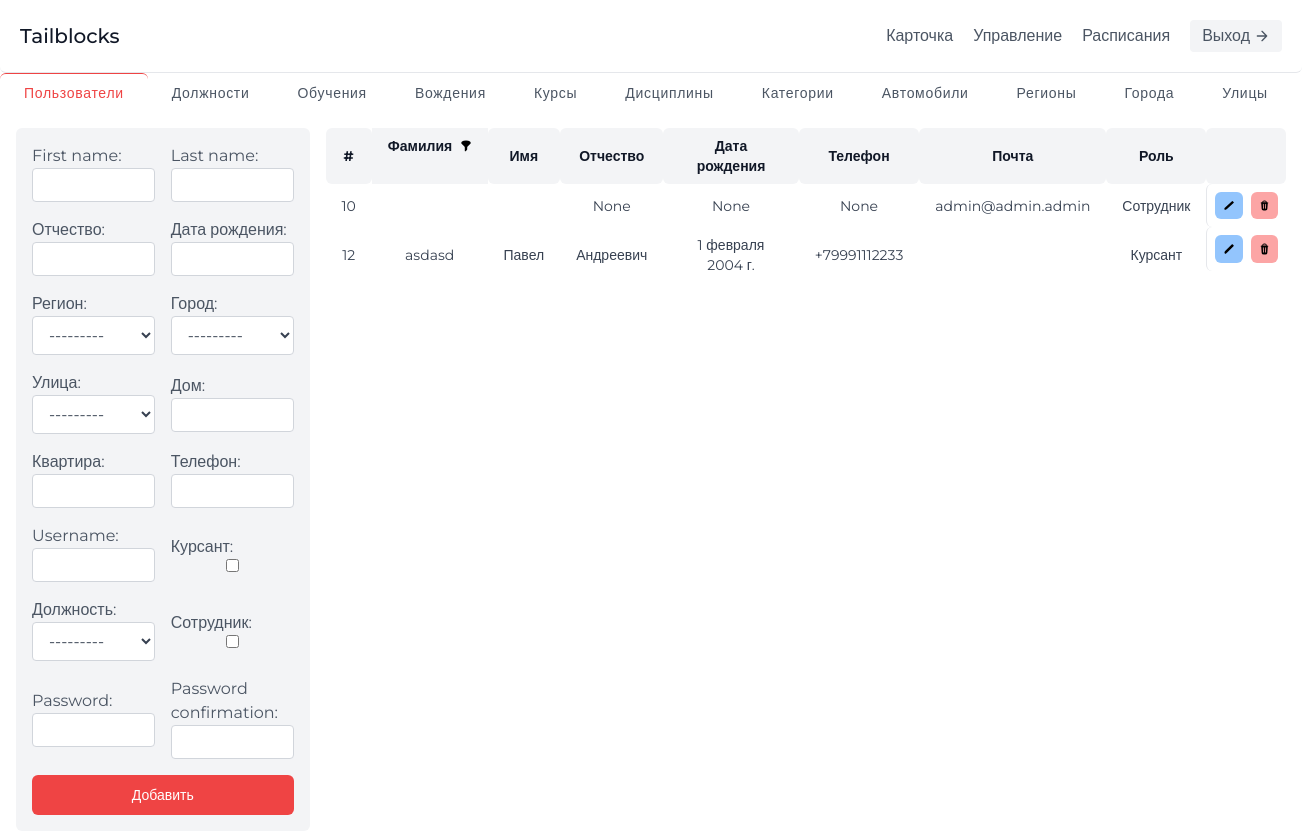
Before: /control/users/ with the older database file.
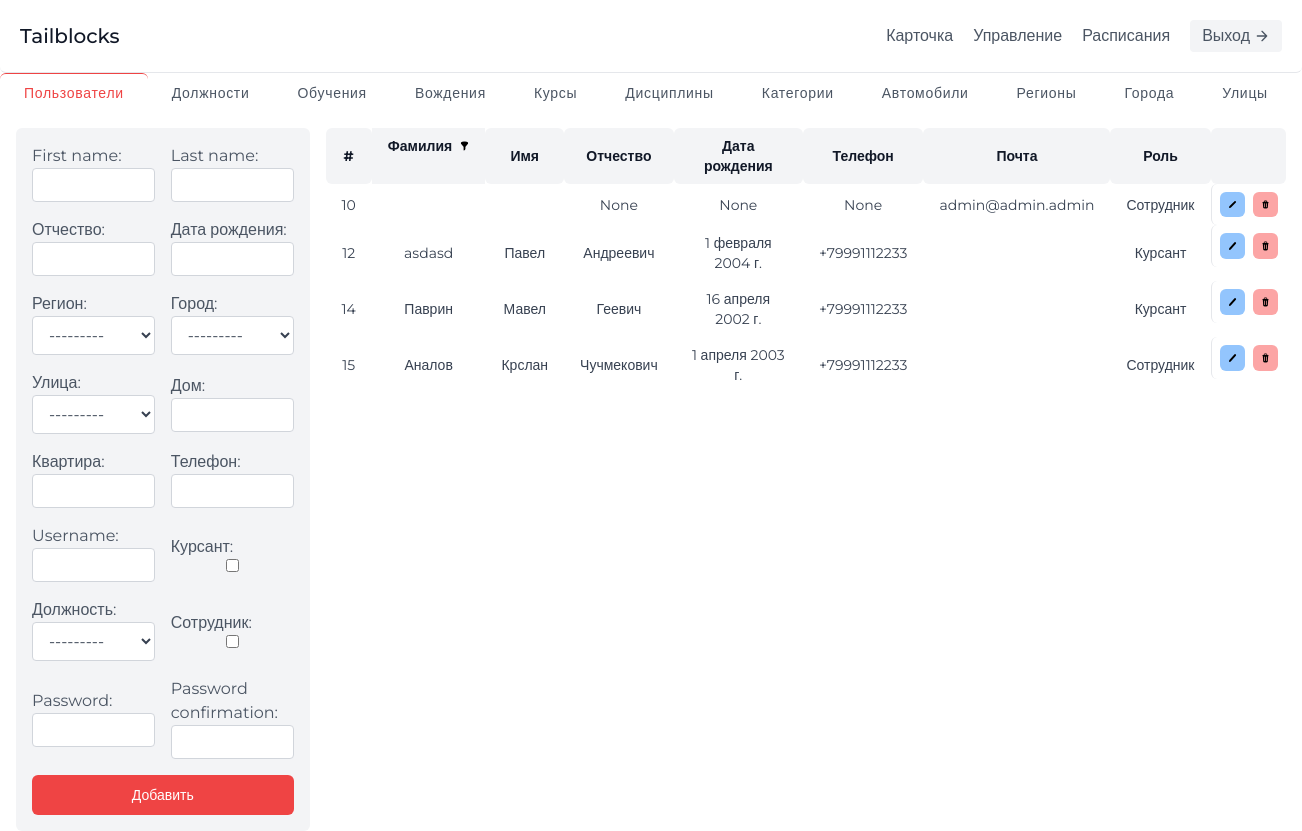
After: the same page with the newer database file.
### app/models.py (models this page shows, shortened)
class User(AbstractUser):
    patronymic = models.CharField(blank=True, null=True, max_length=255, verbose_name='Отчество')
    date_of_birthday = models.DateField(blank=True, null=True, verbose_name='Дата рождения')
    passport_series = models.IntegerField(blank=True, null=True, verbose_name='Серия')
    passport_number = models.IntegerField(blank=True, null=True, verbose_name='Номер')
    date_references = models.DateField(blank=True, null=True, verbose_name='Дата выдачи')
    by_whom = models.CharField(blank=True, null=True, max_length=255, verbose_name='Кем выдан')
    id_region = models.ForeignKey(Region, on_delete=models.CASCADE, blank=True, null=True, verbose_name='Регион')
    id_city = models.ForeignKey(City, on_delete=models.CASCADE, blank=True, null=True, verbose_name='Город')
    id_street = models.ForeignKey(Street, on_delete=models.CASCADE, blank=True, null=True, verbose_name='Улица')
    house = models.CharField(blank=True, null=True, max_length=4, verbose_name='Дом')
    apartment = models.IntegerField(blank=True, null=True, verbose_name='Квартира')
    tel = models.CharField(blank=True, null=True, max_length=12, verbose_name='Телефон')
    status = models.CharField(max_length=255, blank=True, null=True, verbose_name='Статус')
    is_cursant = models.BooleanField(default=False, blank=True, verbose_name='Курсант')
    id_post = models.ForeignKey('Post', on_delete=models.CASCADE, blank=True, null=True, verbose_name='Должность')
    is_worker = models.BooleanField(default=False, blank=True, verbose_name='Сотрудник')
    class Meta:
        verbose_name = 'пользователь'
        verbose_name_plural = 'пользователи'

### app/views.py (the view)
# urls.py: path('control/users/', ControlView.usersControlPage, name='control-users'),
    def usersControlPage(request):
        users = User.objects.all()
        form = WorkerPostUserForm(request.POST)
        return render(request, 'worker/control-users.html', {'users': users, 'form': form})

### app/forms.py
class WorkerPostUserForm(UserCreationForm):
    class Meta:
        model = User
        fields = [
            'first_name', 'last_name', 'patronymic', 'date_of_birthday', 'id_region', 'id_city', 'id_street', 'house', 'apartment', 'tel', 'username',
            'is_cursant', 'id_post', 'is_worker'
        ]

### app/models.py (called while the page is built)
    def __str__(self):
        return self.name

    def __str__(self):
        return self.name

    def __str__(self):
        return self.name

    def __str__(self):
        return self.name

### templates/worker/control-users.html (shortened to what this page needs)
{% extends '../base.html' %} {% load static %} {% block title %} Управление пользователями {% endblock title %} {% block content %} {% block header %}
{% include './includes/header-2.html' %} {% endblock header %}
<main>
	<section class="text-gray-600 flex flex-col body-font">
		<div class="flex items-center mb-4">
			<a
				class="w-auto justify-center border-t text-sm px-6 font-medium inline-flex items-center leading-none border-red-500 text-red-500 tracking-wider py-3"
			>
				Пользователи
			</a>
			<a
				class="px-6 w-auto justify-center text-sm font-medium inline-flex items-center leading-none hover:text-gray-900 hover:bg-gray-100 tracking-wider transition-all ease-in-out py-3"
				href="{% url 'control-posts' %}"
			>
				Должности
			</a>
			<a
				class="px-6 w-auto justify-center text-sm font-medium inline-flex items-center leading-none hover:text-gray-900 hover:bg-gray-100 tracking-wider transition-all ease-in-out py-3"
				href="{% url 'control-trainings' %}"
			>
				Обучения
			</a>
			<a
				class="px-6 w-auto justify-center text-sm font-medium inline-flex items-center leading-none hover:text-gray-900 hover:bg-gray-100 tracking-wider transition-all ease-in-out py-3"
				href="{% url 'control-drivings' %}"
			>
				Вождения
			</a>
			<a
				class="px-6 w-auto justify-center text-sm font-medium inline-flex items-center leading-none hover:text-gray-900 hover:bg-gray-100 tracking-wider transition-all ease-in-out py-3"
				href="{% url 'control-courses' %}"
			>
				Курсы
			</a>
			<a
				class="px-6 w-auto justify-center text-sm font-medium inline-flex items-center leading-none hover:text-gray-900 hover:bg-gray-100 tracking-wider transition-all ease-in-out py-3"
				href="{% url 'control-disciplines' %}"
			>
				Дисциплины
			</a>
			<a
				class="px-6 w-auto justify-center text-sm font-medium inline-flex items-center leading-none hover:text-gray-900 hover:bg-gray-100 tracking-wider transition-all ease-in-out py-3"
				href="{% url 'control-categories' %}"
			>
				Категории
			</a>
			<a
				class="px-6 w-auto justify-center text-sm font-medium inline-flex items-center leading-none hover:text-gray-900 hover:bg-gray-100 tracking-wider transition-all ease-in-out py-3"
				href="{% url 'control-autos' %}"
			>
				Автомобили
			</a>
			<a
				class="px-6 w-auto justify-center text-sm font-medium inline-flex items-center leading-none hover:text-gray-900 hover:bg-gray-100 tracking-wider transition-all ease-in-out py-3"
				href="{% url 'control-regions' %}"
			>
				Регионы
			</a>
			<a
				class="px-6 w-auto justify-center text-sm font-medium inline-flex items-center leading-none hover:text-gray-900 hover:bg-gray-100 tracking-wider transition-all ease-in-out py-3"
				href="{% url 'control-cities' %}"
			>
				Города
			</a>
			<a
				class="px-6 w-auto justify-center text-sm font-medium inline-flex items-center leading-none hover:text-gray-900 hover:bg-gray-100 tracking-wider py-3"
				href="{% url 'control-streets' %}"
			>
				Улицы
			</a>
		</div>
		<div class="{% if form %} grid grid-cols-4 {% endif %}">
			{% if form %}
			<div class="col-span-1 w-full px-4">
				<form method="POST" action="/control/user/new/" class="w-full items-center p-4 bg-gray-100 grid grid-cols-2 gap-4">
					{% csrf_token %} {{ form.as_div }}
					<button
					class='px-4 rounded-md col-span-2 hover:bg-red-600 py-2.5 text-sm font-medium bg-red-500 text-white'
						type="submit"
					>
						Добавить
					</button>
				</form>
			</div>
			{% endif %}
			<div class="{% if form %} col-span-3 pr-4 {% else %} px-4 {% endif %} w-full">
				<table class="table-auto w-full">
					<thead class="text-gray-900 w-full font-medium text-sm bg-gray-100">
						<tr class="w-full">
							<th class="px-4 py-2 w-min">#</th>
							<th class="w-auto flex items-center justify-center gap-2 px-4 py-2">
								Фамилия
								<a href="{% url 'filtered-control-users' %}" title="Фильтрация">
									<img class="w-4 h-auto text-white" src="{% static 'icons/filter.svg' %}" />
								</a>
							</th>
							<th class="w-auto px-4 py-2">Имя</th>
							<th class="w-auto px-4 py-2">Отчество</th>
							<th class="w-auto px-4 py-2">Дата рождения</th>
							<th class="w-auto px-4 py-2">Телефон</th>
							<th class="w-auto px-4 py-2">Почта</th>
							<th class="w-auto px-4 py-2">Роль</th>
							<th class="w-auto px-4 py-2"></th>
						</tr>
					</thead>
					<tbody class="text-gray-700 text-sm overflow-y-auto">
						{% for item in users %}
						<tr>
							<td class="px-4 py-2 text-center">{{item.id}}</td>
							<td class="px-4 py-2 text-center">{{item.last_name}}</td>
							<td class="px-4 py-2 text-center">{{item.first_name}}</td>
							<td class="px-4 py-2 text-center">{{item.patronymic}}</td>
							<td class="px-4 py-2 text-center">{{item.date_of_birthday}}</td>
							<td class="px-4 py-2 text-center">{{item.tel}}</td>
							<td class="px-4 py-2 text-center">{{item.email}}</td>
							<td class="px-4 py-2 text-center">{% if item.is_cursant %} Курсант {% elif item.is_worker %} Сотрудник {% endif %}</td>
							<td class="px-2 py-2 flex items-center justify-center gap-2 border-l">
								<a
									class="px-2 py-2 rounded-md inline-flex items-center bg-blue-300 hover:bg-blue-400 justify-center ease-in-out transition-all"
									href='{% url "update-user" item.id %}'
									title="Редактировать"
								>
									<img class="w-4 h-auto text-white" src="{% static 'icons/edit.svg' %}" />
								</a>
								<a
									class="px-2 py-2 rounded-md inline-flex items-center bg-red-300 hover:bg-red-400 justify-center ease-in-out transition-all"
									href='{% url "remove-user" item.id %}'
									title="Удалить"
								>
									<img class="w-4 h-auto" src="{% static 'icons/trash.svg' %}" />
								</a>
							</td>
						</tr>
						{% endfor %}
					</tbody>
				</table>
			</div>
		</div>
	</section>
</main>
{% endblock content %}

### templates/base.html (shortened to what this page needs)
{% load static %}
<!DOCTYPE html>
<html lang="ru">
	<head>
		<link rel="stylesheet" href="https://cdn.jsdelivr.net/npm/tw-elements/dist/css/index.min.css" />
		<script src="https://cdn.tailwindcss.com?plugins=typography,aspect-ratio,line-clamp"></script>
		<link rel="stylesheet" href="{% static 'css/styles.css' %}" />
	</head>
	<body>
		{% block content %}{% endblock content %}
	</body>
</html>

### templates/worker/includes/header-2.html
{% block header %}
	<header class="text-gray-600 body-font border-b">
		<div class="flex flex-wrap p-5 flex-col md:flex-row items-center">
			<a class="flex title-font font-medium items-center text-gray-900 mb-4 md:mb-0">
				<span class="text-xl">Tailblocks</span>
			</a>
			<nav class="md:ml-auto flex flex-wrap items-center text-base justify-center">
				<a class="mr-5 cursor-pointer hover:text-gray-900" href="{% url 'profile' %}"> Карточка </a>
				<a class="mr-5 cursor-pointer hover:text-gray-900" href="{% url 'control' %}"> Управление </a>
				<a class="mr-5 cursor-pointer hover:text-gray-900" href="{% url 'schedules' %}"> Расписания </a>
			</nav>
			<a
				class="inline-flex items-center bg-gray-100 border-0 py-1 px-3 focus:outline-none hover:bg-gray-200 rounded text-base mt-4 md:mt-0"
				href="{% url 'logout' %}"
			>
				Выход
				<svg fill="none" stroke="currentColor" stroke-linecap="round" stroke-linejoin="round" stroke-width="2" class="w-4 h-4 ml-1" viewBox="0 0 24 24">
					<path d="M5 12h14M12 5l7 7-7 7"></path>
				</svg>
			</a>
		</div>
	</header>
{% endblock header %}

### static/css/styles.css (style rules this page uses)
*, html { margin: 0; padding: 0; }

Changed rows visible on the page:
added User: id "14", last_name "Паврин", first_name "Мавел", patronymic "Геевич", date_of_birthday "16 апреля 2002 г.", tel "+79991112233", is_cursant "Курсант"
added User: id "15", last_name "Аналов", first_name "Крслан", patronymic "Чучмекович", date_of_birthday "1 апреля 2003 г.", tel "+79991112233", is_cursant "Сотрудник"
